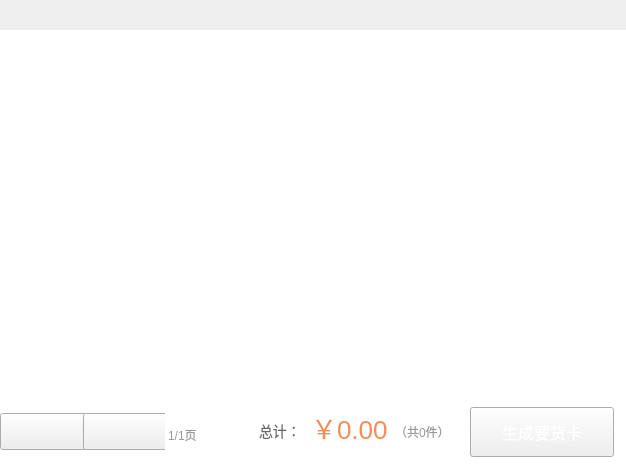
<?xml version="1.0" encoding="UTF-8"?>
<ui version="4.0">
 <class>OrderCategoryGoodsWidget</class>
 <widget class="QWidget" name="OrderCategoryGoodsWidget">
  <property name="geometry">
   <rect>
    <x>0</x>
    <y>0</y>
    <width>626</width>
    <height>474</height>
   </rect>
  </property>
  <property name="windowTitle">
   <string>Form</string>
  </property>
  <layout class="QVBoxLayout" name="verticalLayout">
   <property name="spacing">
    <number>0</number>
   </property>
   <property name="leftMargin">
    <number>0</number>
   </property>
   <property name="topMargin">
    <number>0</number>
   </property>
   <property name="rightMargin">
    <number>0</number>
   </property>
   <property name="bottomMargin">
    <number>0</number>
   </property>
   <item>
    <widget class="OrderCategoryGoodsTitleWidget" name="titleWidget" native="true">
     <property name="minimumSize">
      <size>
       <width>0</width>
       <height>30</height>
      </size>
     </property>
     <property name="maximumSize">
      <size>
       <width>16777215</width>
       <height>30</height>
      </size>
     </property>
    </widget>
   </item>
   <item>
    <widget class="OrderCategoryGoodsListView" name="listView">
     <property name="styleSheet">
      <string notr="true">QListView{
border:none;
}</string>
     </property>
    </widget>
   </item>
   <item>
    <widget class="QWidget" name="bottomWidget" native="true">
     <property name="minimumSize">
      <size>
       <width>0</width>
       <height>84</height>
      </size>
     </property>
     <property name="maximumSize">
      <size>
       <width>16777215</width>
       <height>84</height>
      </size>
     </property>
     <property name="styleSheet">
      <string notr="true">QWidget#bottomWidget{
	background-color:#ffffff;
}</string>
     </property>
     <layout class="QHBoxLayout" name="horizontalLayout_4">
      <property name="spacing">
       <number>20</number>
      </property>
      <property name="leftMargin">
       <number>0</number>
      </property>
      <property name="topMargin">
       <number>0</number>
      </property>
      <property name="rightMargin">
       <number>12</number>
      </property>
      <property name="bottomMargin">
       <number>0</number>
      </property>
      <item>
       <widget class="QWidget" name="leftWidget" native="true">
        <property name="minimumSize">
         <size>
          <width>200</width>
          <height>0</height>
         </size>
        </property>
        <property name="maximumSize">
         <size>
          <width>200</width>
          <height>16777215</height>
         </size>
        </property>
        <layout class="QHBoxLayout" name="horizontalLayout_2">
         <property name="spacing">
          <number>0</number>
         </property>
         <property name="leftMargin">
          <number>0</number>
         </property>
         <property name="topMargin">
          <number>0</number>
         </property>
         <property name="rightMargin">
          <number>0</number>
         </property>
         <property name="bottomMargin">
          <number>0</number>
         </property>
         <item>
          <spacer name="horizontalSpacer_2">
           <property name="orientation">
            <enum>Qt::Horizontal</enum>
           </property>
           <property name="sizeHint" stdset="0">
            <size>
             <width>40</width>
             <height>20</height>
            </size>
           </property>
          </spacer>
         </item>
         <item>
          <widget class="QWidget" name="widget_4" native="true">
           <layout class="QHBoxLayout" name="horizontalLayout_3">
            <property name="spacing">
             <number>0</number>
            </property>
            <property name="leftMargin">
             <number>0</number>
            </property>
            <property name="topMargin">
             <number>0</number>
            </property>
            <property name="rightMargin">
             <number>0</number>
            </property>
            <property name="bottomMargin">
             <number>0</number>
            </property>
            <item>
             <widget class="QPushButton" name="lastPageButton">
              <property name="minimumSize">
               <size>
                <width>87</width>
                <height>37</height>
               </size>
              </property>
              <property name="maximumSize">
               <size>
                <width>87</width>
                <height>37</height>
               </size>
              </property>
              <property name="styleSheet">
               <string notr="true">QPushButton
{
	border-image: url(:/saleImage/btn-up-nomal.png);
}

QPushButton:pressed
{
	border-image: url(:/saleImage/btn-up-pess.png);
}

QPushButton:disabled
{
border-image: url(:/saleImage/btn-up-disable.png);
}</string>
              </property>
              <property name="text">
               <string/>
              </property>
             </widget>
            </item>
            <item>
             <widget class="QWidget" name="widget_3" native="true">
              <property name="minimumSize">
               <size>
                <width>1</width>
                <height>18</height>
               </size>
              </property>
              <property name="maximumSize">
               <size>
                <width>1</width>
                <height>18</height>
               </size>
              </property>
              <property name="styleSheet">
               <string notr="true">border: 1px solid #ededed;</string>
              </property>
             </widget>
            </item>
            <item>
             <widget class="QPushButton" name="nextPageButton">
              <property name="minimumSize">
               <size>
                <width>87</width>
                <height>37</height>
               </size>
              </property>
              <property name="maximumSize">
               <size>
                <width>87</width>
                <height>37</height>
               </size>
              </property>
              <property name="styleSheet">
               <string notr="true">QPushButton{
	border-image: url(:/saleImage/btn-down-nomal.png);
}

QPushButton:pressed{
	border-image: url(:/saleImage/btn-down-pess.png);
}

QPushButton:disabled{
	border-image: url(:/saleImage/btn-down-disabled.png);
}</string>
              </property>
              <property name="text">
               <string/>
              </property>
             </widget>
            </item>
           </layout>
          </widget>
         </item>
         <item>
          <spacer name="horizontalSpacer_3">
           <property name="orientation">
            <enum>Qt::Horizontal</enum>
           </property>
           <property name="sizeHint" stdset="0">
            <size>
             <width>40</width>
             <height>20</height>
            </size>
           </property>
          </spacer>
         </item>
         <item>
          <widget class="QLabel" name="pageLabel">
           <property name="styleSheet">
            <string notr="true">font-size:12px;
color:#999999;
font-family:&quot;微软雅黑&quot;;
padding-top:6px;</string>
           </property>
           <property name="text">
            <string>1/1页</string>
           </property>
          </widget>
         </item>
        </layout>
       </widget>
      </item>
      <item>
       <widget class="QWidget" name="rightWidget" native="true">
        <layout class="QHBoxLayout" name="horizontalLayout">
         <property name="spacing">
          <number>0</number>
         </property>
         <property name="leftMargin">
          <number>0</number>
         </property>
         <property name="topMargin">
          <number>0</number>
         </property>
         <property name="rightMargin">
          <number>0</number>
         </property>
         <property name="bottomMargin">
          <number>0</number>
         </property>
         <item>
          <spacer name="horizontalSpacer">
           <property name="orientation">
            <enum>Qt::Horizontal</enum>
           </property>
           <property name="sizeHint" stdset="0">
            <size>
             <width>40</width>
             <height>20</height>
            </size>
           </property>
          </spacer>
         </item>
         <item>
          <widget class="QLabel" name="label">
           <property name="styleSheet">
            <string notr="true">font-size:14px;
color:#666666;
font-family:&quot;微软雅黑&quot;;
padding-bottom:3px;</string>
           </property>
           <property name="text">
            <string>总计：</string>
           </property>
          </widget>
         </item>
         <item>
          <widget class="QLabel" name="sumPriceLabel">
           <property name="styleSheet">
            <string notr="true">font-size:26px;
color:#f08e58;
font-family:&quot;微软雅黑&quot;;
padding-bottom:9px;
</string>
           </property>
           <property name="text">
            <string>￥0.00</string>
           </property>
          </widget>
         </item>
         <item>
          <widget class="QLabel" name="sumNumberLabel">
           <property name="styleSheet">
            <string notr="true">font-size:12px;
color:#999999;
font-family:&quot;微软雅黑&quot;;</string>
           </property>
           <property name="text">
            <string>（共0件）</string>
           </property>
          </widget>
         </item>
        </layout>
       </widget>
      </item>
      <item>
       <widget class="QPushButton" name="confirmButton">
        <property name="minimumSize">
         <size>
          <width>144</width>
          <height>50</height>
         </size>
        </property>
        <property name="maximumSize">
         <size>
          <width>144</width>
          <height>50</height>
         </size>
        </property>
        <property name="styleSheet">
         <string notr="true">QPushButton{
	font-size:16px;
	color:#ffffff;
	font-family:&quot;微软雅黑&quot;;	
	border-image: url(:/orderGoodsImage/orangeRect.png);
}

QPushButton:pressed{
	border-image: url(:/orderGoodsImage/orangeRect_press.png);
}
</string>
        </property>
        <property name="text">
         <string>生成要货卡</string>
        </property>
       </widget>
      </item>
     </layout>
    </widget>
   </item>
  </layout>
 </widget>
 <customwidgets>
  <customwidget>
   <class>OrderCategoryGoodsTitleWidget</class>
   <extends>QWidget</extends>
   <header>OrderCategoryGoodsTitleWidget.h</header>
   <container>1</container>
  </customwidget>
  <customwidget>
   <class>OrderCategoryGoodsListView</class>
   <extends>QListView</extends>
   <header>OrderCategoryGoodsListView.h</header>
  </customwidget>
 </customwidgets>
 <resources/>
 <connections/>
</ui>
